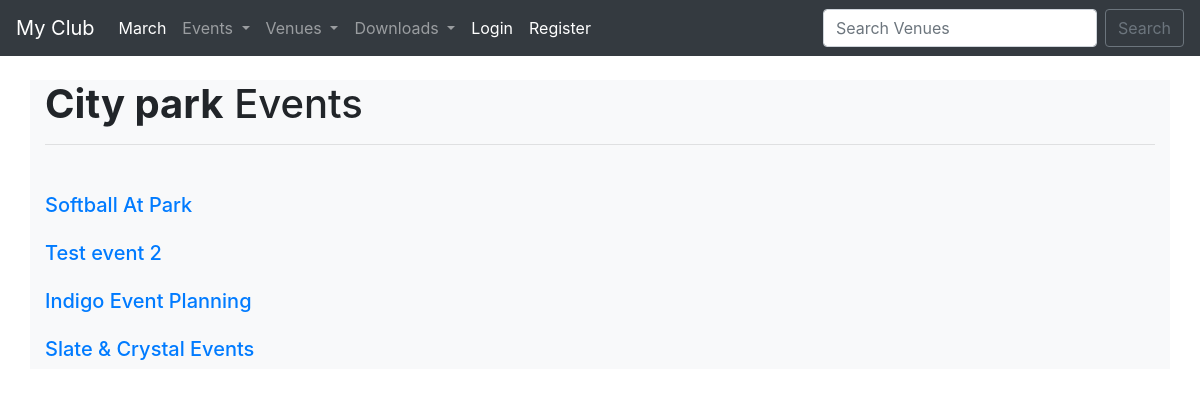
/venue_events/1/, run on the app's committed database.
### events/models.py (models this page shows, shortened)
class Venue(models.Model):
    name = models.CharField("Vanue name", max_length=120)
    address = models.CharField(max_length=300)
    zip_code = models.CharField('Zip code', max_length=15)
    phone = models.CharField('Contact Phone', max_length=25, blank=True)
    web = models.URLField('Website Address', blank=True)
    email_address = models.EmailField('Email Address', blank=True)
    owner = models.IntegerField("Venue Owner", blank=False, default=1)
    venue_image = models.ImageField(null=True, blank=True,
                                    upload_to=make_image_path)

class Event(models.Model):
    name = models.CharField('Event Name', max_length=120)
    event_date = models.DateTimeField('Event Date')
    venue = models.ForeignKey(Venue, blank=True, null=True,
                              on_delete=models.CASCADE)
    manager = models.ForeignKey(User, blank=True, null=True,
                                on_delete=models.SET_NULL)
    description = models.TextField(blank=True)
    attendees = models.ManyToManyField(MyClubUser, blank=True)
    approved = models.BooleanField('Approved', default=False)

### events/views.py (the view)
# urls.py: path('venue_events/<venue_id>/', views.venue_events, name='venue-events'),
def venue_events(request: HttpRequest, venue_id):
    venue = Venue.objects.get(id=venue_id)
    venue_events = venue.event_set.all()
    return render(request, 'events/venue_events.html', {
        'venue_name': venue.name,
        'venue_events': venue_events
    })

### events/templates/events/venue_events.html
{% extends 'events/base.html' %}
{% block content %}
<h1><strong>{{ venue_name }}</strong> Events</h1>
<hr />
<br />
{% if venue_events %}
    {% for event in venue_events %}
        <h5 class='py-2'>
            <a href="{%  url  'update-event' event.id %}">{{ event.name }}</a>
        </h5>
    {% endfor %}
{% else %}
    <h3>No events at this moment!</h3>
{% endif %}
{% endblock %}

### data on the page
Venue: name "City park"
Event: name "Softball At Park"
Event: name "Test event 2"
Event: name "Indigo Event Planning"
Event: name "Slate & Crystal Events"
